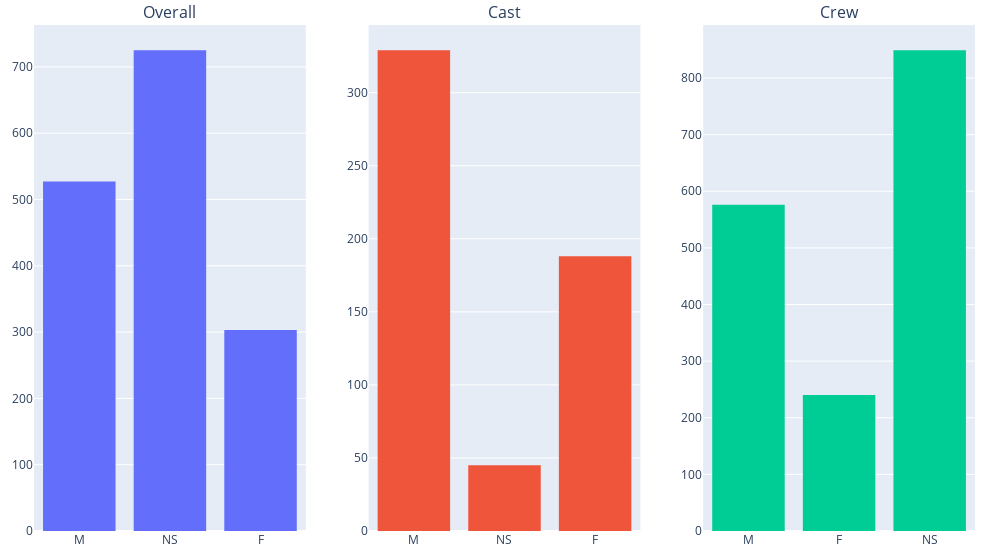

This figure's notebook cell:
### Markdown cell above
Another point of interest may be the gender breakdown between people who work on Tarantino's films.

### Code cell
df = person_df.join(cast_df.set_index('person'), on='person', how='right')[['title', 'person', 'gender']]

fig = make_subplots(rows=1, cols=3, subplot_titles=('Overall', 'Cast', 'Crew'))

fig.add_trace(go.Histogram(x=person_df['gender']), row=1, col=1)

df = person_df.join(cast_df.set_index('person'), on='person', how='right')[['title', 'person', 'gender']]

fig.add_trace(go.Histogram(x=df['gender']), row=1, col=2)

df = person_df.join(crew_df.set_index('person'), on='person', how='right')[['title', 'person', 'gender']]

fig.add_trace(go.Histogram(x=df['gender']), row=1, col=3)

fig.update_traces(showlegend=False)

fig.update_layout(
    width=1000,
    margin={'l': 25, 'r': 25, 't': 25, 'b':25}
)
fig.show()

### Figure 1 — Plotly figure (JSON) as saved in the notebook; plotly's stock layout.template omitted (floating-point values rounded to 4 significant figures; data arrays with more than 128 entries replaced by an {"elided": "..."} marker saying what was removed)
{"data": [{"showlegend": false, "type": "histogram", "x": {"elided": "1555 str values"}, "xaxis": "x", "yaxis": "y"}, {"showlegend": false, "type": "histogram", "x": {"elided": "562 str values"}, "xaxis": "x2", "yaxis": "y2"}, {"showlegend": false, "type": "histogram", "x": {"elided": "1665 str values"}, "xaxis": "x3", "yaxis": "y3"}], "layout": {"annotations": [{"font": {"size": 16}, "showarrow": false, "text": "Overall", "x": 0.1444, "xanchor": "center", "xref": "paper", "y": 1, "yanchor": "bottom", "yref": "paper"}, {"font": {"size": 16}, "showarrow": false, "text": "Cast", "x": 0.5, "xanchor": "center", "xref": "paper", "y": 1, "yanchor": "bottom", "yref": "paper"}, {"font": {"size": 16}, "showarrow": false, "text": "Crew", "x": 0.8556, "xanchor": "center", "xref": "paper", "y": 1, "yanchor": "bottom", "yref": "paper"}], "margin": {"b": 25, "l": 25, "r": 25, "t": 25}, "width": 1000, "xaxis": {"anchor": "y", "domain": [0, 0.2889]}, "xaxis2": {"anchor": "y2", "domain": [0.3556, 0.6444]}, "xaxis3": {"anchor": "y3", "domain": [0.7111, 1]}, "yaxis": {"anchor": "x", "domain": [0, 1]}, "yaxis2": {"anchor": "x2", "domain": [0, 1]}, "yaxis3": {"anchor": "x3", "domain": [0, 1]}}}
